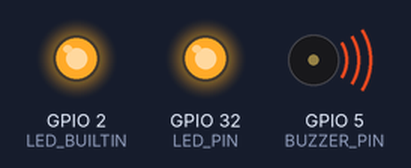
Recording of a sketch running on a simulated ESP32. On the bench: output pins drawn as LEDs (lit = HIGH), buzzer (waves = sounding, pin HIGH).

Above: at 0.2 s.
At 1.7 s:
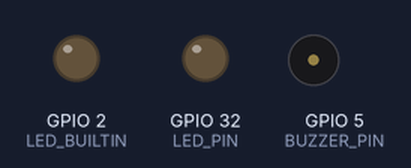
Timing chart, 0 to 3.0 s (numbered marks = the images above):
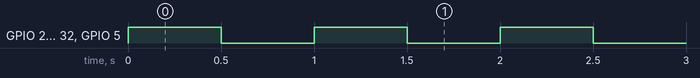

Measured:
- by itself, GPIO 2 (LED_BUILTIN), GPIO 32 (LED_PIN), GPIO 5 (BUZZER_PIN): alternates HIGH for 0.50 s and LOW for 0.50 s

The sketch:

blink_pulse.ino
```cpp
/*
 * Blink: LED on D34, buzzer on D5, built-in LED. Simple on/off.
 */

#define LED_PIN    32   // D32
#define BUZZER_PIN 5   // D5
#define LED_BUILTIN 2   // D2

void setup() {
  pinMode(LED_PIN, OUTPUT);
  pinMode(BUZZER_PIN, OUTPUT);
  pinMode(LED_BUILTIN, OUTPUT);
}

void loop() {
  digitalWrite(LED_PIN, HIGH);
  digitalWrite(BUZZER_PIN, HIGH);
  digitalWrite(LED_BUILTIN, HIGH);
  delay(500);

  digitalWrite(LED_PIN, LOW);
  digitalWrite(BUZZER_PIN, LOW);
  digitalWrite(LED_BUILTIN, LOW);
  delay(500);
}
```
